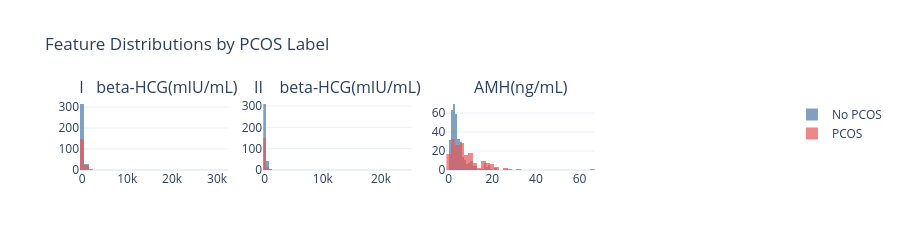

Write notebook code for a chart like this one.
### Markdown cell above
## 6 · Feature Distributions (Histograms)

### Code cell
# Plot up to 24 features in a grid
features_to_plot = numeric_features[:24]
n_cols = 4
n_rows = (len(features_to_plot) + n_cols - 1) // n_cols

fig = make_subplots(rows=n_rows, cols=n_cols, subplot_titles=features_to_plot)

for idx, feat in enumerate(features_to_plot):
    r, c = divmod(idx, n_cols)
    for label_val, color, name in [(0, "#4C78A8", "No PCOS"), (1, "#E45756", "PCOS")]:
        subset = df[df[TARGET_COL] == label_val][feat].dropna()
        fig.add_trace(
            go.Histogram(x=subset, name=name, marker_color=color,
                         opacity=0.7, showlegend=(idx == 0)),
            row=r + 1, col=c + 1,
        )

fig.update_layout(
    title_text="Feature Distributions by PCOS Label",
    barmode="overlay",
    height=250 * n_rows,
    template="plotly_white",
    showlegend=True,
)
fig.show()

### Figure 1 — Plotly figure (JSON) as saved in the notebook; plotly's stock layout.template omitted (floating-point values rounded to 4 significant figures; data arrays with more than 128 entries replaced by an {"elided": "..."} marker saying what was removed)
{"data": [{"marker": {"color": "#4C78A8"}, "name": "No PCOS", "opacity": 0.7, "showlegend": true, "type": "histogram", "x": {"elided": "364 float values"}, "xaxis": "x", "yaxis": "y"}, {"marker": {"color": "#E45756"}, "name": "PCOS", "opacity": 0.7, "showlegend": true, "type": "histogram", "x": {"elided": "177 float values"}, "xaxis": "x", "yaxis": "y"}, {"marker": {"color": "#4C78A8"}, "name": "No PCOS", "opacity": 0.7, "showlegend": false, "type": "histogram", "x": {"elided": "364 float values"}, "xaxis": "x2", "yaxis": "y2"}, {"marker": {"color": "#E45756"}, "name": "PCOS", "opacity": 0.7, "showlegend": false, "type": "histogram", "x": {"elided": "177 float values"}, "xaxis": "x2", "yaxis": "y2"}, {"marker": {"color": "#4C78A8"}, "name": "No PCOS", "opacity": 0.7, "showlegend": false, "type": "histogram", "x": {"elided": "363 float values"}, "xaxis": "x3", "yaxis": "y3"}, {"marker": {"color": "#E45756"}, "name": "PCOS", "opacity": 0.7, "showlegend": false, "type": "histogram", "x": {"elided": "177 float values"}, "xaxis": "x3", "yaxis": "y3"}], "layout": {"annotations": [{"font": {"size": 16}, "showarrow": false, "text": "  I   beta-HCG(mIU/mL)", "x": 0.1062, "xanchor": "center", "xref": "paper", "y": 1, "yanchor": "bottom", "yref": "paper"}, {"font": {"size": 16}, "showarrow": false, "text": "II    beta-HCG(mIU/mL)", "x": 0.3688, "xanchor": "center", "xref": "paper", "y": 1, "yanchor": "bottom", "yref": "paper"}, {"font": {"size": 16}, "showarrow": false, "text": "AMH(ng/mL)", "x": 0.6313, "xanchor": "center", "xref": "paper", "y": 1, "yanchor": "bottom", "yref": "paper"}], "barmode": "overlay", "height": 250, "showlegend": true, "title": {"text": "Feature Distributions by PCOS Label"}, "xaxis": {"anchor": "y", "domain": [0, 0.2125]}, "xaxis2": {"anchor": "y2", "domain": [0.2625, 0.475]}, "xaxis3": {"anchor": "y3", "domain": [0.525, 0.7375]}, "xaxis4": {"anchor": "y4", "domain": [0.7875, 1]}, "yaxis": {"anchor": "x", "domain": [0, 1]}, "yaxis2": {"anchor": "x2", "domain": [0, 1]}, "yaxis3": {"anchor": "x3", "domain": [0, 1]}, "yaxis4": {"anchor": "x4", "domain": [0, 1]}}}
